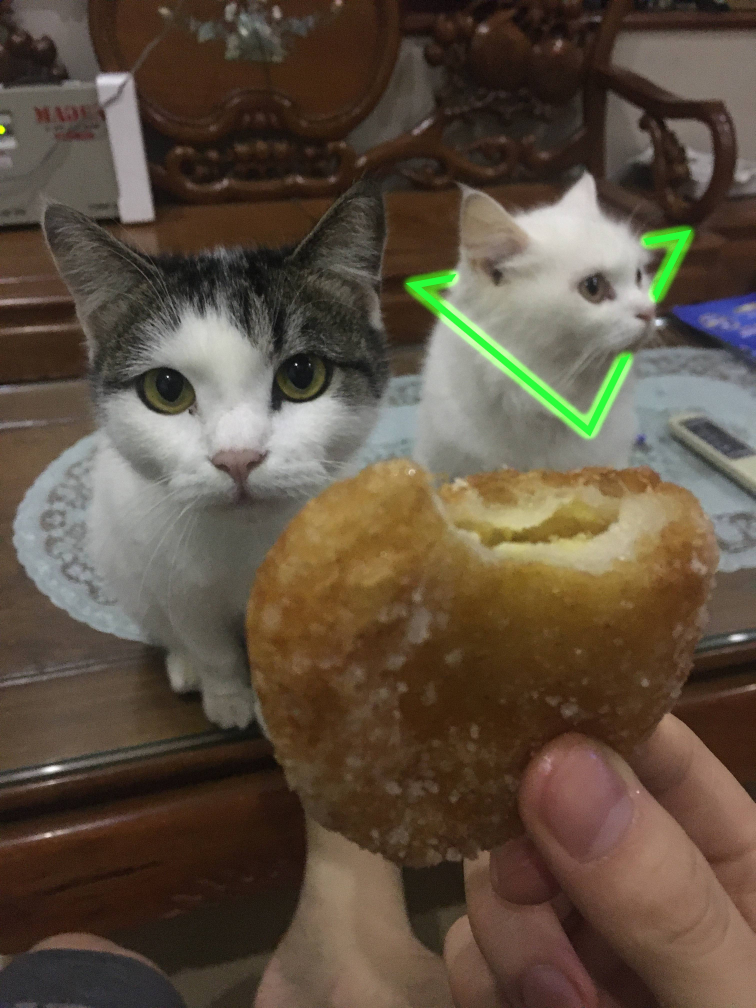
#> input picture Assignment1/image/demo.jpeg, 3024 x 4032 px, found by its file name (shown at 1/4 size)
$ python Asg1.py
#> lines starting #> are read from the running program, lines starting #| are printed output that depends on the picture
import cv2

def resize_and_threshold(image_path, output_path, width=None, height=None, threshold_value=None):
    # Read the image
#> called with image_path = 'IPR_Tut/Assignment1/image/demo.jpeg', width = 300, height = 400, threshold_value = 127
    image = cv2.imread(image_path, cv2.COLOR_BGR2GRAY)
#> image is the input picture: shape (4032, 3024, 3); mean B, G, R 65, 80.2, 93.8

    # Resize the image if width and height are specified
    if width is not None and height is not None:
        image = cv2.resize(image, (width, height))
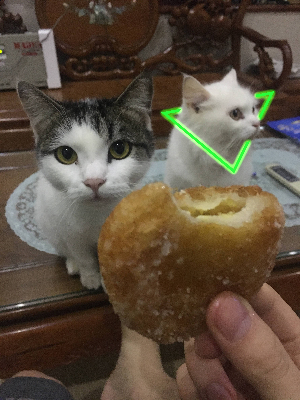
#> image: shape (400, 300, 3); mean B, G, R 64.9, 80.1, 93.6

    # Apply binary thresholding
    _, thresholded = cv2.threshold(image, threshold_value, 255, cv2.THRESH_BINARY)
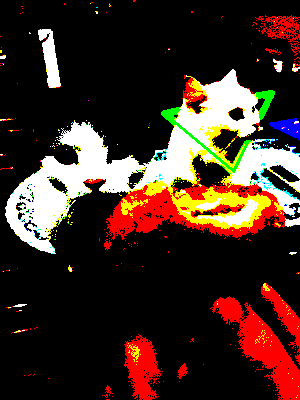
#> thresholded: shape (400, 300, 3); mean B, G, R 34.1, 43.4, 63.8

    # Write the processed image to the output path
    cv2.imwrite(output_path, thresholded)

    print("Image processing completed and saved to", output_path)

if __name__ == "__main__":
    # Path to the input image
    input_image_path = "IPR_Tut/Assignment1/image/demo.jpeg"

    # Path to save the processed image
    output_image_path = "IPR_Tut/Assignment1/image/resized_image.jpeg"

    # Width and height for resizing (optional)
    # Set either width or height, or both to None to maintain aspect ratio
    width = 300
    height = 400

    # Threshold value for binary thresholding
    threshold_value = 127

    # Perform image resizing and thresholding
    resize_and_threshold(input_image_path, output_image_path, width, height, threshold_value)
